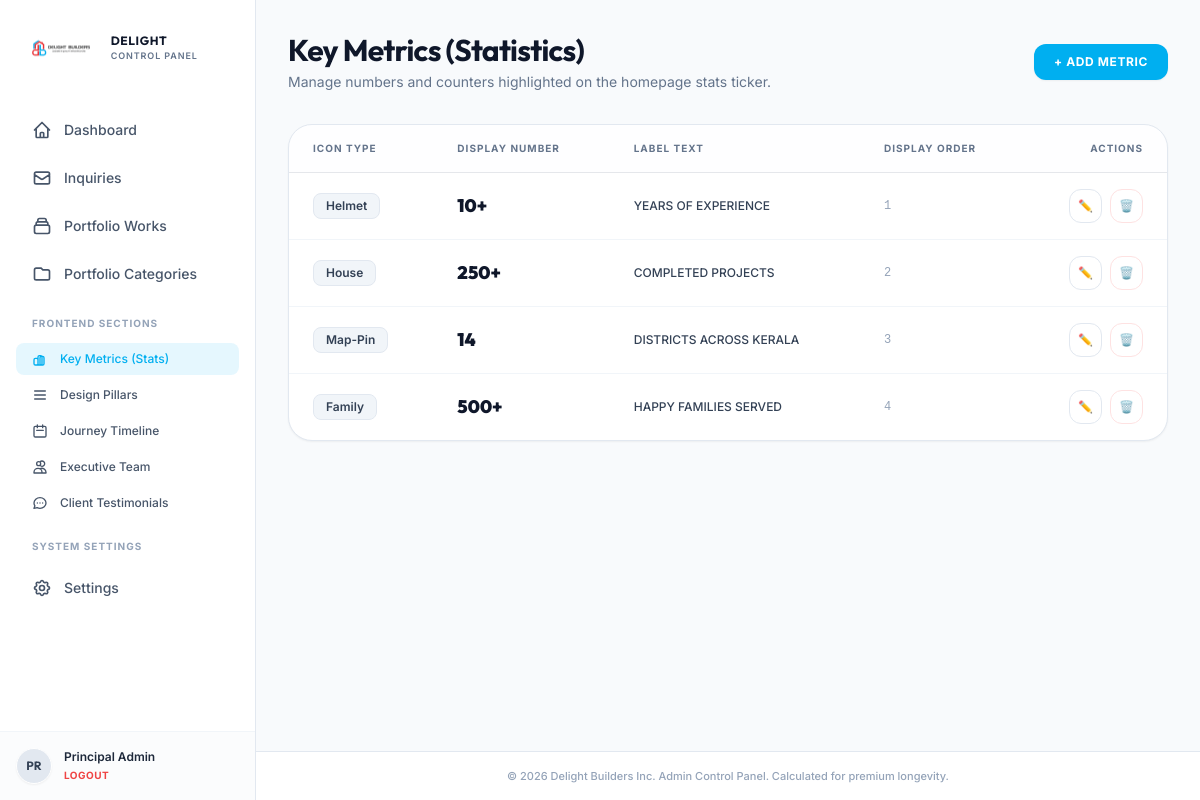
/admin/stats.php (signed in), run on the app's committed database.
### tables this page shows
CREATE TABLE IF NOT EXISTS `settings` (
  `key_name` varchar(50) NOT NULL,
  `value` text,
  PRIMARY KEY (`key_name`)
);

CREATE TABLE IF NOT EXISTS `stats` (
  `id` int NOT NULL AUTO_INCREMENT,
  `number` varchar(20) NOT NULL,
  `label` varchar(100) NOT NULL,
  `icon` varchar(50) NOT NULL,
  `sort_order` int DEFAULT '0',
  PRIMARY KEY (`id`)
);

### admin/stats.php (the view, shortened to what the rows shown need)
<?php
require_once 'admin_header.php';
$action = $_GET['action'] ?? 'list';
$stats = [];
if ($action === 'list') {
    try {
        $stmt = $pdo->query("SELECT * FROM stats ORDER BY sort_order ASC, id ASC");
        $stats = $stmt->fetchAll();
    } catch (PDOException $e) {
        $error_msg = "Failed to fetch metrics: " . $e->getMessage();
    }
}
?>
<div class="space-y-8">
    <div class="flex flex-col sm:flex-row sm:items-center sm:justify-between gap-4">
        <div>
            <h1 class="font-display font-bold text-3xl text-slate-900 tracking-tight">Key Metrics (Statistics)</h1>
        </div>
    </div>
    <?php if ($action === 'list'): ?>
        <div class="bg-white border border-slate-200 rounded-3xl overflow-hidden shadow-sm">
            <div class="overflow-x-auto">
                <table class="min-w-full divide-y divide-slate-150 text-left">
                    <thead class="bg-slate-50/20 text-[10px] font-bold text-slate-500 uppercase tracking-widest">
                        <tr>
                            <th class="px-6 py-4">Icon Type</th>
                            <th class="px-6 py-4">Display Number</th>
                            <th class="px-6 py-4">Label Text</th>
                            <th class="px-6 py-4">Display Order</th>
                            <th class="px-6 py-4 text-right">Actions</th>
                        </tr>
                    </thead>
                    <tbody class="divide-y divide-slate-100 text-xs font-medium text-slate-700">
                        <?php if (count($stats) > 0): ?>
                            <?php foreach ($stats as $s): ?>
                                <tr class="hover:bg-slate-50/20 transition-all duration-150">
                                    <td class="px-6 py-4">
                                        <div class="inline-flex items-center px-3 py-1 bg-slate-100 border border-slate-200 text-slate-700 font-semibold rounded-lg capitalize">
                                            <?php echo htmlspecialchars($s['icon']); ?>
                                        </div>
                                    </td>
                                    <td class="px-6 py-4 font-display font-black text-[#0f172a] text-lg">
                                        <?php echo htmlspecialchars($s['number']); ?>
                                    </td>
                                    <td class="px-6 py-4 text-slate-650 max-w-xs">
                                        <?php echo htmlspecialchars($s['label']); ?>
                                    </td>
                                    <td class="px-6 py-4 font-mono text-slate-400">
                                        <?php echo $s['sort_order']; ?>
                                    </td>
                                    <td class="px-6 py-4 text-right">
                                        <div class="flex justify-end gap-2">
                                            <a href="stats.php?action=edit&id=<?php echo $s['id']; ?>" class="p-2 border border-slate-200 hover:border-[#00aff0] hover:text-[#00aff0] rounded-xl transition-all duration-300 bg-white" title="Edit metric">
                                                ✏️
                                            </a>
                                            <a href="stats.php?action=delete&id=<?php echo $s['id']; ?>" onclick="return confirm('Are you sure you want to delete this key statistic?')" class="p-2 border border-red-100 hover:bg-red-50 text-red-500 rounded-xl transition-all duration-300 bg-white" title="Delete metric">
                                                🗑️
                                            </a>
                                        </div>
                                    </td>
                                </tr>
                            <?php endforeach; ?>
                        <?php endif; ?>
                    </tbody>
                </table>
            </div>
        </div>
    <?php endif; ?>
</div>
<?php
require_once 'admin_footer.php';
?>

### admin/admin_header.php (shortened to what the rows shown need)
<?php
require_once 'db_connection.php';
$logo_path_resolved = "../" . get_setting('logo_path', 'asset/images/logo.png');
?>
<!DOCTYPE html>
<html lang="en" class="h-full bg-slate-50">
<head>
    <script src="https://cdn.tailwindcss.com"></script>
    <link rel="stylesheet" href="../asset/css/admin.css">
</head>
<body class="h-full font-sans text-slate-800 antialiased flex">
    <aside class="hidden md:flex md:w-64 md:flex-col md:fixed md:inset-y-0 border-r border-slate-200 bg-white">
        <div class="flex flex-col flex-grow pt-5 overflow-y-auto">
            <div class="flex items-center flex-shrink-0 px-6 mb-8">
                <img src="<?php echo $logo_path_resolved; ?>" alt="Delight Builders Logo" class="h-14 w-auto object-contain">
                <div class="ml-3">
                    <span class="font-display font-bold text-xs tracking-wider text-[#0f172a] block">DELIGHT</span>
                    <span class="text-[9px] font-semibold tracking-widest text-[#64748b] block uppercase">CONTROL PANEL</span>
                </div>
            </div>
        </div>
    </aside>
    <div class="md:pl-64 flex flex-col flex-1 w-full min-h-screen">
        <main class="flex-grow p-6 md:p-8">

### data on the page
settings: value (picture)
stats: icon "Helmet", number "10+", label "YEARS OF EXPERIENCE", sort_order "1"
stats: icon "House", number "250+", label "COMPLETED PROJECTS", sort_order "2"
stats: icon "Map-Pin", number "14", label "DISTRICTS ACROSS KERALA", sort_order "3"
stats: icon "Family", number "500+", label "HAPPY FAMILIES SERVED", sort_order "4"

### other printed values
substr($_SESSION['admin_fullname'] ?? 'A', 0, 2) "PR"
$_SESSION['admin_fullname'] "Principal Admin"
